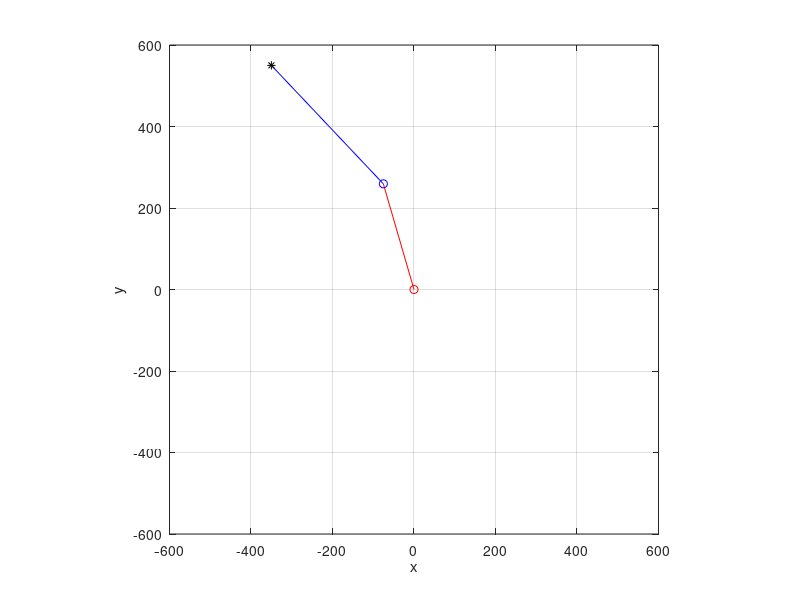
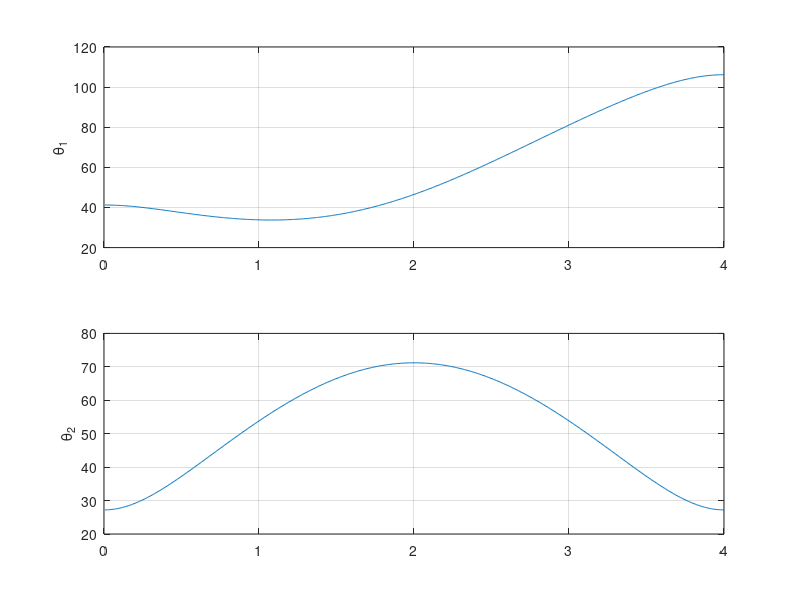

Reproduce these figures in MATLAB, in order.
% Create 5th order polynomial for cartesian coordinate trajectory
clear 

% DH-parameters
a1 = 270; %mm  first link length
a2 = 400; %mm  second link length

%{
q1 = 30*pi/180;
q2 = 30*pi/180;
px = cos(q1+q2)*a2 + a1*cos(q1);
py = sin(q1+q2)*a2 + a1*sin(q1);
%}
% Input values
PX_start = 350;     % mm
PY_start = 550;     % mm

PX_goal = -350;     % mm
PY_goal = 550;      % mm

finish_time = 4;                                % total time [sec] using from start to goal points 
  

% Calculate others from input values
distance = sqrt( (PX_goal-PX_start)^2 + (PY_goal-PY_start)^2 ); % mm   % A distance between two points (vector norm)
points = round(distance);                                       % number of points on the line
ave_speed = distance/finish_time;               % average speed from start to goal [mm/s]  
gap_time = finish_time/points;                                  % a tiny time [sec] used to travel in a gap
gap = distance/points;                                          % let use minimum gap at 1mm

f = zeros(1,points);

% Calculate normalized 5th order function according to finish_time and gap_time
inc = gap_time;
for i = 1:points
    %f(i) = 6*(inc/finish_time)^5 - 15*(inc/finish_time)^4 + 10*(inc/finish_time)^3;
    f(i) = -2*(inc/finish_time)^3 + 3*(inc/finish_time)^2;
    inc = inc+gap_time;
end
time_array = gap_time:gap_time:finish_time;   % use for plotting graph with f

px = PX_start + (PX_goal - PX_start)*f;
py = PY_start + (PY_goal - PY_start)*f;

% Create zeros arrays
Q1 = zeros(1,points);
Q2 = zeros(1,points);

% Calculate Inverse Kinematics for every points on the path
for k=1:points
    L = sqrt(px(k)^2 + py(k)^2);

    pi_Q2 = acos( (px(k)^2 + py(k)^2 - a1^2 - a2^2)/(-2*a1*a2)); % Solution2
    Q2(k) = pi - pi_Q2;            % Solution1
    gam1 = asin( (a2*sin(Q2(k)))/L );
    alp = atan2(py(k),px(k));
    Q1(k) = alp - gam1;   % Solution1

end

% Make a plot of two links simulation according to the Q1 and Q2
for i=1:points
% Transformation matrices
T01 = [cos(Q1(i)), -sin(Q1(i)), 0, a1*cos(Q1(i));
       sin(Q1(i)), cos(Q1(i)), 0, a1*sin(Q1(i));
       0,   0,   1,   0;
       0,   0,   0,   1];           % Frame 1 respecto to 0
T12 = [cos(Q2(i)), -sin(Q2(i)), 0, a2*cos(Q2(i));
       sin(Q2(i)), cos(Q2(i)), 0, a2*sin(Q2(i));
       0,   0,   1,   0;
       0,   0,   0,   1];           % Frame 2 respecto to 1
   
T02 = T01*T12;                      % Frame 2 respecto to 0
% For plotting
P01 = [T01(1,4), T01(2,4), T01(3,4)];   % Position of frame 1 respecto 0
P02 = [T02(1,4), T02(2,4), T02(3,4)];   % Position of frame 2 respecto 0
% Origin coordinates
X0 = 0;
Y0 = 0;
Z0 = 0;
% For plotting links
link1X = [X0, P01(1)];
link1Y = [Y0, P01(2)];
link2X = [P01(1), P02(1)];
link2Y = [P01(2), P02(2)];
joint1 = [X0,Y0];
joint2 = [P01(1), P01(2)];
tip = [P02(1), P02(2)];

% Simulation of two links movement
figure(1)
plot(link1X, link1Y, 'r')
hold on
plot(link2X, link2Y, 'b')
plot(joint1(1),joint1(2), 'ro')
plot(joint2(1),joint2(2), 'bo')
plot(tip(1),tip(2), 'k*')
grid on
xlabel('x')
ylabel('y')
xlim([-600 600])
ylim([-600 600])
axis('square')
hold off
pause(0.001)

end

%figure(1)

% Convert Q1 and Q2 to angle in degrees to understand the joint behaviors
Theta1 = Q1*180/pi;
Theta2 = Q2*180/pi;

% Plot of required joint angles to generate the desired path
figure(2)
subplot(2,1,1)
plot(time_array,Theta1)
ylabel('\theta_1')
grid on
subplot(2,1,2)
plot(time_array,Theta2)
ylabel('\theta_2')
grid on

